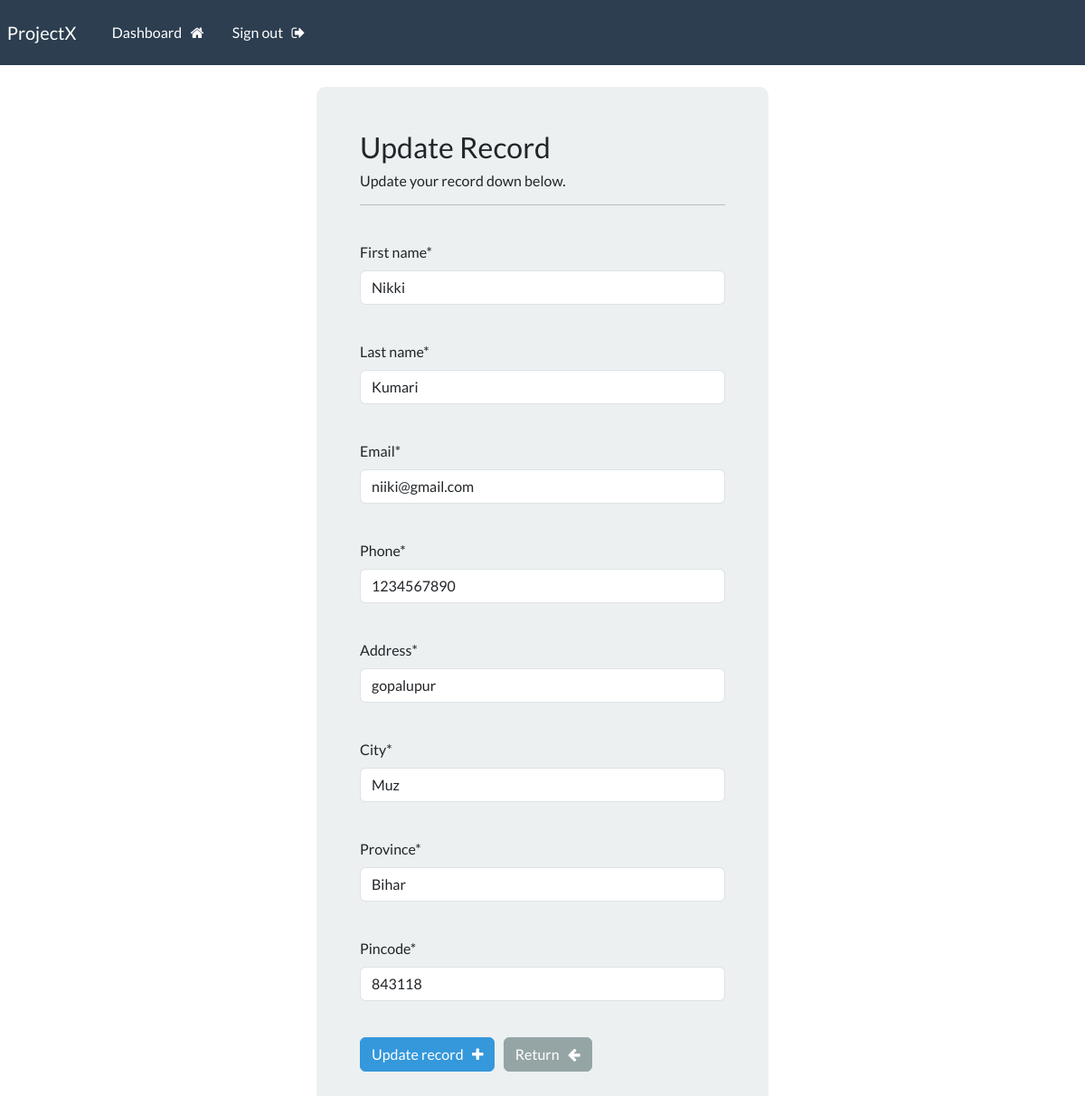
Page /update-record/6/ (signed in) on the committed database.
### webapp/models.py (models this page shows)
class Record(models.Model):
    created_date = models.DateTimeField(auto_now=True)
    first_name = models.CharField(max_length=100)
    last_name = models.CharField(max_length=100)
    email = models.CharField(max_length=255)
    phone = models.CharField(max_length=15)
    address = models.CharField(max_length=300)
    city = models.CharField(max_length=255)
    province = models.CharField(max_length=200)
    pincode = models.CharField(max_length=10)

### webapp/views.py (the view)
# urls.py: path("update-record/<int:pk>/", views.update_record, name="update-record"),
@login_required(login_url='login')
def update_record(request, pk):
    record = Record.objects.get(id=pk)
    form = UpdateRecordForm(instance=record)
    if request.method == "POST":
        form = UpdateRecordForm(request.POST, instance=record)
        if form.is_valid():
            form.save()
            messages.success(request, "Record Updated!!")
            return redirect("/dashboard/")
    context = {
        'form' : form
    }
    return render(request, 'webapp/update_record.html', context)

### webapp/forms.py
class UpdateRecordForm(forms.ModelForm):
    class Meta:
        model = Record
        fields = '__all__'

### webapp/templates/webapp/update_record.html (shortened to what this page needs)
{% extends "webapp/base.html" %}
{% load crispy_forms_tags %}
{% block content %}
<body>
    <div  class="container bg-light shadow-md p-5 form-control1">
        <h3> Update Record </h3>
        <h6> Update your record down below. </h6>
        <hr>
        <br>
      <form action="" method="post" autocomplete="off">
            {{form.first_name|as_crispy_field}}
            <br>
            {{form.last_name|as_crispy_field}}
            <br>
            {{form.email|as_crispy_field}}
            <br>
            {{form.phone|as_crispy_field}}
            <br>
            {{form.address|as_crispy_field}}
            <br>
            {{form.city|as_crispy_field}}
            <br>
            {{form.province|as_crispy_field}}
            <br>
            {{form.pincode|as_crispy_field}}
            <br>
              <button type="submit" class="btn btn-info">
                Update record &nbsp; <i class="fa fa-plus" aria-hidden="true"></i>
            </button>
            <a href="{% url 'dashboard' %}" class="btn btn-secondary">
                Return &nbsp; <i class="fa fa-arrow-left" aria-hidden="true"></i>
            </a>
          </form>
          <br>
    </div>
</body>
{% endblock %}

### webapp/static/webapp/css/styles.css (style rules this page uses)
.form-control1 { width: 500px; border-radius: 10px; }

### rows in the picture
Record: first_name "Nikki", last_name "Kumari", email "niiki@gmail.com", phone "1234567890", address "gopalupur", city "Muz", province "Bihar", pincode "843118"
